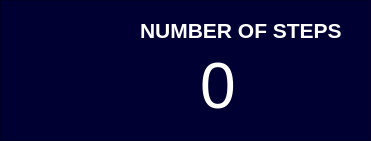
  <widget class="QFrame" name="frame_5">
   <property name="geometry">
    <rect>
     <x>30</x>
     <y>170</y>
     <width>371</width>
     <height>141</height>
    </rect>
   </property>
   <property name="styleSheet">
    <string notr="true">background-color: rgb(0, 0, 50)</string>
   </property>
   <property name="frameShape">
    <enum>QFrame::StyledPanel</enum>
   </property>
   <property name="frameShadow">
    <enum>QFrame::Raised</enum>
   </property>
   <widget class="QLabel" name="label_14">
    <property name="geometry">
     <rect>
      <x>140</x>
      <y>10</y>
      <width>201</width>
      <height>41</height>
     </rect>
    </property>
    <property name="styleSheet">
     <string notr="true"/>
    </property>
    <property name="text">
     <string>&lt;html&gt;&lt;head/&gt;&lt;body&gt;&lt;p&gt;&lt;span style=&quot; font-size:16pt; font-weight:600; color:#ffffff;&quot;&gt;NUMBER OF STEPS&lt;/span&gt;&lt;/p&gt;&lt;/body&gt;&lt;/html&gt;</string>
    </property>
   </widget>
   <widget class="QLabel" name="label_steps">
    <property name="geometry">
     <rect>
      <x>200</x>
      <y>50</y>
      <width>111</width>
      <height>71</height>
     </rect>
    </property>
    <property name="font">
     <font>
      <family>Microsoft YaHei UI</family>
      <pointsize>48</pointsize>
      <weight>50</weight>
      <bold>false</bold>
     </font>
    </property>
    <property name="text">
     <string>&lt;html&gt;&lt;head/&gt;&lt;body&gt;&lt;p&gt;&lt;span style=&quot; color:#ffffff;&quot;&gt;0&lt;/span&gt;&lt;/p&gt;&lt;/body&gt;&lt;/html&gt;</string>
    </property>
   </widget>
   <widget class="QLabel" name="label_23">
    <property name="geometry">
     <rect>
      <x>20</x>
      <y>20</y>
      <width>111</width>
      <height>111</height>
     </rect>
    </property>
    <property name="text">
     <string/>
    </property>
    <property name="pixmap">
     <pixmap>photos/feet-clipart-blue-foot-foot-icon-png-transparent.png</pixmap>
    </property>
    <property name="scaledContents">
     <bool>true</bool>
    </property>
   </widget>
  </widget>
